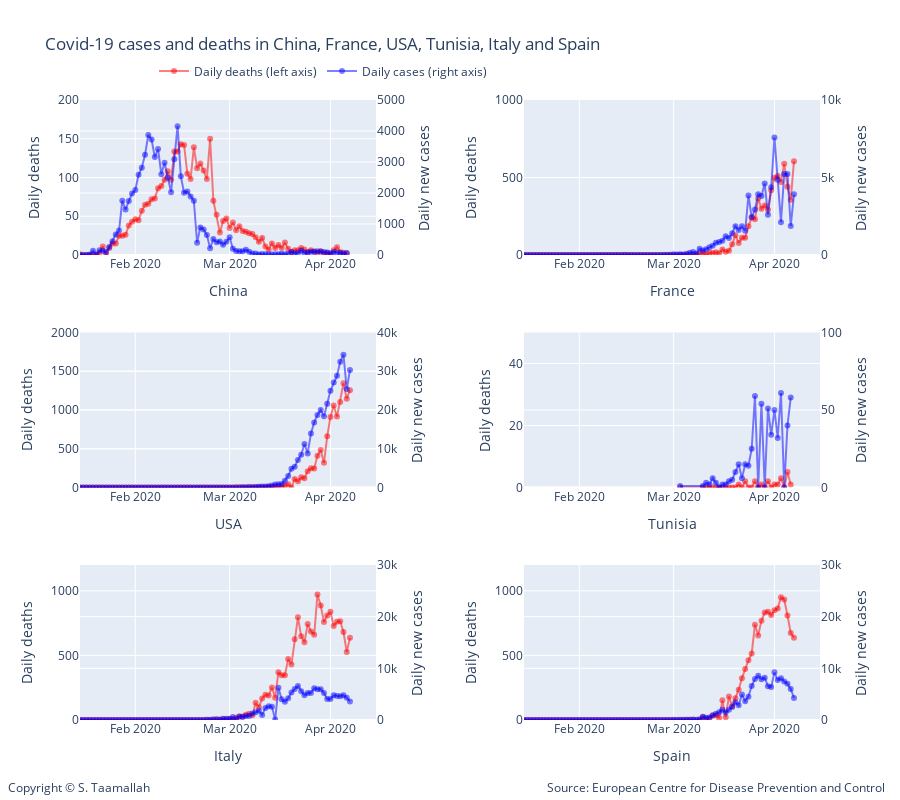

This figure's notebook cell:
### Markdown cell above
- Italy has been under a national lockdown since March 9th. If we consider here the 10th of March as the effective shutdown day and using a 16 day delay for the number of daily cases to peak (as derived from the China case above), we can expect a peak to be reached around March 26th. In Spain and in France, one can hope for a peak occuring 6 and 8 days later respectively i.e. April 1st and april 3rd. 

- It is interesting to see in the graph above that the number of daily cases in Italy has not increased since March 21nd and remained between 5000 and 6000 per day. A similar observation can be made in Spain with the number of new cases flat since March 27th. 

- If the number of cases indeed peaked in Italy and Spain, then we should expect a peak in the number of daily deaths in Italy around April 5th in Italy, April 11th in Spain and April 13th in France.

- Of course there is an important assumption here; we are assuming that the lockdown in different countries will have the same effect and delay. In reality the degree of stirctness of a lockdown depends on the country and a varying delay and plateau length and shape is to be expected.

### Code cell
#plotting number of cases and number of deaths for different countries
# all charts using same scale for ease of comparison
# number of death are on the left y-axis. 

# Add traces
trace1 = go.Scatter(
        x=df_china.index, 
        y=df_china['deaths'],
        mode='lines+markers',
        name='Daily deaths (left axis)',
        line_color='rgba(256, 0, 0, .5)',
)
trace2 = go.Scatter(
        x=df_china.index, 
        y=df_china['cases'],
        mode='lines+markers',
        name='Daily cases (right axis)',
        line_color='rgba(0, 0, 256, .5)',
        yaxis='y2'
)
trace3 = go.Scatter(
        x=df_france.index, 
        y=df_france['deaths'],
        mode='lines+markers',
        name='Daily deaths',
        showlegend=False,
        line_color='rgba(256, 0, 0, .5)',
        xaxis='x2',
        yaxis='y3'
)
trace4 = go.Scatter(
        x=df_france.index, 
        y=df_france['cases'],
        mode='lines+markers',
        name='Daily cases',
        line_color='rgba(0, 0, 256, .5)',
        xaxis='x2',
        yaxis='y4',
        showlegend=False,
)
trace5 = go.Scatter(
        x=df_usa.index, 
        y=df_usa['deaths'],
        mode='lines+markers',
        name='Daily deaths',
        line_color='rgba(256, 0, 0, .5)',
        xaxis='x3',
        yaxis='y5',
        showlegend=False,
)
trace6 = go.Scatter(
        x=df_usa.index, 
        y=df_usa['cases'],
        mode='lines+markers',
        name='Daily cases',
        line_color='rgba(0, 0, 256, .5)',
        xaxis='x3',
        yaxis='y6',
        showlegend=False,
)
trace7 = go.Scatter(
        x=df_tunisia.index, 
        y=df_tunisia['deaths'],
        mode='lines+markers',
        name='Daily deaths',
        line_color='rgba(256, 0, 0, .5)',
        xaxis='x4',
        yaxis='y7',
        showlegend=False,
)
trace8 = go.Scatter(
        x=df_tunisia.index, 
        y=df_tunisia['cases'],
        mode='lines+markers',
        name='Daily cases',
        line_color='rgba(0, 0, 256, .5)',
        xaxis='x4',
        yaxis='y8',
        showlegend=False,
)


trace9 = go.Scatter(
        x=df_italy.index, 
        y=df_italy['deaths'],
        mode='lines+markers',
        name='Daily deaths',
        line_color='rgba(256, 0, 0, .5)',
        xaxis='x5',
        yaxis='y9',
        showlegend=False,
)

trace10 = go.Scatter(
        x=df_italy.index, 
        y=df_italy['cases'],
        mode='lines+markers',
        name='Daily cases',
        line_color='rgba(0, 0, 256, .5)',
        xaxis='x5',
        yaxis='y10',
        showlegend=False,
)

trace11 = go.Scatter(
        x=df_spain.index, 
        y=df_spain['deaths'],
        mode='lines+markers',
        name='Daily deaths',
        line_color='rgba(256, 0, 0, .5)',
        xaxis='x6',
        yaxis='y11',
        showlegend=False,
)
trace12 = go.Scatter(
        x=df_spain.index, 
        y=df_spain['cases'],
        mode='lines+markers',
        name='Daily cases',
        line_color='rgba(0, 0, 256, .5)',
        xaxis='x6',
        yaxis='y12',
        showlegend=False,
)

data = [trace1, trace2, trace3, trace4, trace5, trace6, trace7, trace8, trace9, trace10, trace11, trace12]

layout = go.Layout(
    title='Covid-19 cases and deaths in China, France, USA, Tunisia, Italy and Spain',
    legend=dict(x=.1, y=1.07, orientation="h"), 
    width=900,
    height=800,
    
    annotations=[
        dict(
            x=1.09,
            y=-0.125,
            showarrow=False,
            text='Source: European Centre for Disease Prevention and Control',
            xref='paper',
            yref='paper'
        ),
        
        dict(
            x=-0.1,
            y=-0.125,
            showarrow=False,
            text='Copyright © S. Taamallah ',
            xref='paper',
            yref='paper'
        )
    ],
    
    # Top left
    xaxis=dict(
        title='China',
        domain=[0, 0.4],
        range=['2020-01-15', '2020-04-15'],
    ),
    yaxis=dict(
        title='Daily deaths',
        #type='log',
        range=[0,200],
        domain=[0.75, 1],
        anchor='x'
    ),
    yaxis2=dict(
        title = 'Daily new cases',
        #type='log',
        range=[0,5000],
        overlaying='y',
        side='right'
    ),
    

    # Top right
    xaxis2=dict(
        title='France',
        range=['2020-01-15', '2020-04-15'],
        domain=[0.6, 1.0],
        anchor='y3'
    ),
    yaxis3=dict(
        #type='log',
        title = 'Daily deaths',
        domain=[0.75, 1],
        anchor='x2',
        range=[0,1000],

    ),
    yaxis4=dict(
        title = 'Daily new cases',
        domain=[0.6, 1.0],
        overlaying='y3',
        range=[0,10000],
        side='right',
        anchor='x2'
    ),

    # middle left
    xaxis3=dict(
        title='USA',
        range=['2020-01-15', '2020-04-15'],
        domain=[0, 0.4],
        anchor='y5'
    ),
    yaxis5=dict(
        #type='log',
        title = 'Daily deaths',
        domain=[0.375, 0.625],
        range=[0,2000],
        anchor='x3'
    ),
    yaxis6=dict(
        title = 'Daily new cases',
        domain=[0.375, 0.625],
        overlaying='y5',
        range=[0,40000],
        side='right',
        anchor='x3'
    ),

    # middle right
    xaxis4=dict(
        title='Tunisia',
        range=['2020-01-15', '2020-04-15'],
        domain=[0.6, 1.0],
        anchor='y7'
    ),
    yaxis7=dict(
        #type='log',
        title = 'Daily deaths',
        domain=[0.375, 0.625],
        range=[0,50],
        anchor='x4'
    ),
    yaxis8=dict(
        title = 'Daily new cases',
        domain=[0.375, 0.625],
        overlaying='y7',
        range=[0,100],
        side='right',
        anchor='x4'
    ),
    
    # Bottom left
    xaxis5=dict(
        title='Italy',
        range=['2020-01-15', '2020-04-15'],
        domain=[0, 0.4],
        anchor='y9'
    ),
    yaxis9=dict(
        #type='log',
        title = 'Daily deaths',
        domain=[0, 0.25],
        range=[0,1200],
        anchor='x5'
    ),
    yaxis10=dict(
        title = 'Daily new cases',
        domain=[0, 0.25],
        overlaying='y9',
        range=[0,30000],
        side='right',
        anchor='x5'
    ),
    
    # Bottom bottom right
    xaxis6=dict(
        title='Spain',
        range=['2020-01-15', '2020-04-15'],
        domain=[0.6, 1.0],
        anchor='y11'
    ),
    yaxis11=dict(
        #type='log',
        title = 'Daily deaths',
        domain=[0, 0.25],
        range=[0,1200],
        anchor='x6'
    ),
    yaxis12=dict(
        title = 'Daily new cases',
        domain=[0, 0.25],
        overlaying='y11',
        range=[0,30000],
        side='right',
        anchor='x6'
    )
    
)


    
fig = go.Figure(data=data, layout=layout)


fig.show()


#py.plot(data, filename = 'basic-line', auto_open=True)
#py.plot(data, filename='privacy-public', sharing='public')

from plotly.offline import plot
plot(fig, filename="STaamallah_covid19_analysis_chart_4_20200407.html", auto_open = False)

#from IPython.display import HTML, display
#display(HTML('STaamallah_covid19_analysis_chart_4_20200403.html'), metadata=dict(isolated=False))
